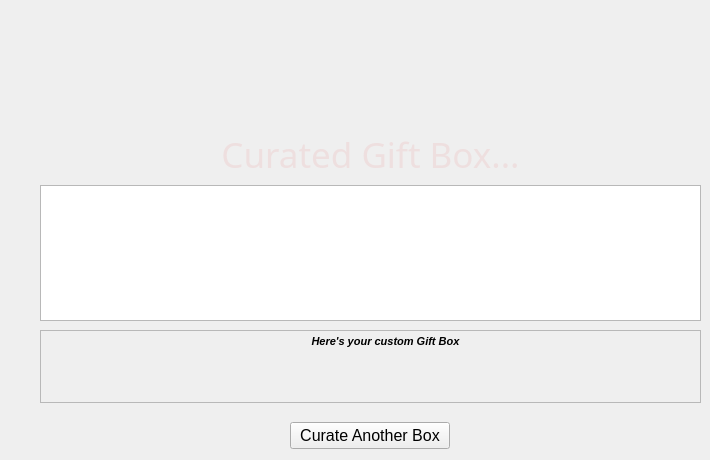
  <widget class="QWidget" name="centralwidget">
   <widget class="QWidget" name="verticalLayoutWidget">
    <property name="geometry">
     <rect>
      <x>40</x>
      <y>130</y>
      <width>661</width>
      <height>191</height>
     </rect>
    </property>
    <layout class="QVBoxLayout" name="verticalLayout">
     <property name="sizeConstraint">
      <enum>QLayout::SetNoConstraint</enum>
     </property>
     <item>
      <widget class="QLabel" name="result_label">
       <property name="palette">
        <palette>
         <active>
          <colorrole role="WindowText">
           <brush brushstyle="SolidPattern">
            <color alpha="255">
             <red>238</red>
             <green>223</green>
             <blue>223</blue>
            </color>
           </brush>
          </colorrole>
          <colorrole role="Button">
           <brush brushstyle="SolidPattern">
            <color alpha="255">
             <red>62</red>
             <green>0</green>
             <blue>3</blue>
            </color>
           </brush>
          </colorrole>
          <colorrole role="Light">
           <brush brushstyle="SolidPattern">
            <color alpha="255">
             <red>176</red>
             <green>1</green>
             <blue>7</blue>
            </color>
           </brush>
          </colorrole>
          <colorrole role="Midlight">
           <brush brushstyle="SolidPattern">
            <color alpha="255">
             <red>150</red>
             <green>1</green>
             <blue>6</blue>
            </color>
           </brush>
          </colorrole>
          <colorrole role="Dark">
           <brush brushstyle="SolidPattern">
            <color alpha="255">
             <red>113</red>
             <green>0</green>
             <blue>0</blue>
            </color>
           </brush>
          </colorrole>
          <colorrole role="Mid">
           <brush brushstyle="SolidPattern">
            <color alpha="255">
             <red>103</red>
             <green>2</green>
             <blue>3</blue>
            </color>
           </brush>
          </colorrole>
          <colorrole role="Text">
           <brush brushstyle="SolidPattern">
            <color alpha="255">
             <red>0</red>
             <green>0</green>
             <blue>0</blue>
            </color>
           </brush>
          </colorrole>
          <colorrole role="BrightText">
           <brush brushstyle="SolidPattern">
            <color alpha="255">
             <red>0</red>
             <green>0</green>
             <blue>0</blue>
            </color>
           </brush>
          </colorrole>
          <colorrole role="ButtonText">
           <brush brushstyle="SolidPattern">
            <color alpha="255">
             <red>255</red>
             <green>255</green>
             <blue>255</blue>
            </color>
           </brush>
          </colorrole>
          <colorrole role="Base">
           <brush brushstyle="SolidPattern">
            <color alpha="255">
             <red>255</red>
             <green>233</green>
             <blue>228</blue>
            </color>
           </brush>
          </colorrole>
          <colorrole role="Window">
           <brush brushstyle="SolidPattern">
            <color alpha="162">
             <red>159</red>
             <green>1</green>
             <blue>9</blue>
            </color>
           </brush>
          </colorrole>
          <colorrole role="Shadow">
           <brush brushstyle="SolidPattern">
            <color alpha="255">
             <red>0</red>
             <green>0</green>
             <blue>0</blue>
            </color>
           </brush>
          </colorrole>
          <colorrole role="Highlight">
           <brush brushstyle="SolidPattern">
            <color alpha="255">
             <red>215</red>
             <green>24</green>
             <blue>33</blue>
            </color>
           </brush>
          </colorrole>
          <colorrole role="Link">
           <brush brushstyle="SolidPattern">
            <color alpha="255">
             <red>255</red>
             <green>0</green>
             <blue>4</blue>
            </color>
           </brush>
          </colorrole>
          <colorrole role="LinkVisited">
           <brush brushstyle="SolidPattern">
            <color alpha="255">
             <red>255</red>
             <green>130</green>
             <blue>147</blue>
            </color>
           </brush>
          </colorrole>
          <colorrole role="AlternateBase">
           <brush brushstyle="SolidPattern">
            <color alpha="255">
             <red>238</red>
             <green>194</green>
             <blue>191</blue>
            </color>
           </brush>
          </colorrole>
          <colorrole role="ToolTipBase">
           <brush brushstyle="SolidPattern">
            <color alpha="255">
             <red>255</red>
             <green>217</green>
             <blue>217</blue>
            </color>
           </brush>
          </colorrole>
          <colorrole role="ToolTipText">
           <brush brushstyle="SolidPattern">
            <color alpha="255">
             <red>0</red>
             <green>0</green>
             <blue>0</blue>
            </color>
           </brush>
          </colorrole>
          <colorrole role="PlaceholderText">
           <brush brushstyle="SolidPattern">
            <color alpha="128">
             <red>0</red>
             <green>0</green>
             <blue>0</blue>
            </color>
           </brush>
          </colorrole>
         </active>
         <inactive>
          <colorrole role="WindowText">
           <brush brushstyle="SolidPattern">
            <color alpha="255">
             <red>238</red>
             <green>223</green>
             <blue>223</blue>
            </color>
           </brush>
          </colorrole>
          <colorrole role="Button">
           <brush brushstyle="SolidPattern">
            <color alpha="255">
             <red>62</red>
             <green>0</green>
             <blue>3</blue>
            </color>
           </brush>
          </colorrole>
          <colorrole role="Light">
           <brush brushstyle="SolidPattern">
            <color alpha="255">
             <red>176</red>
             <green>1</green>
             <blue>7</blue>
            </color>
           </brush>
          </colorrole>
          <colorrole role="Midlight">
           <brush brushstyle="SolidPattern">
            <color alpha="255">
             <red>150</red>
             <green>1</green>
             <blue>6</blue>
            </color>
           </brush>
          </colorrole>
          <colorrole role="Dark">
           <brush brushstyle="SolidPattern">
            <color alpha="255">
             <red>113</red>
             <green>0</green>
             <blue>0</blue>
            </color>
           </brush>
          </colorrole>
          <colorrole role="Mid">
           <brush brushstyle="SolidPattern">
            <color alpha="255">
             <red>103</red>
             <green>2</green>
             <blue>3</blue>
            </color>
           </brush>
          </colorrole>
          <colorrole role="Text">
           <brush brushstyle="SolidPattern">
            <color alpha="255">
             <red>0</red>
             <green>0</green>
             <blue>0</blue>
            </color>
           </brush>
          </colorrole>
          <colorrole role="BrightText">
           <brush brushstyle="SolidPattern">
            <color alpha="255">
             <red>0</red>
             <green>0</green>
             <blue>0</blue>
            </color>
           </brush>
          </colorrole>
          <colorrole role="ButtonText">
           <brush brushstyle="SolidPattern">
            <color alpha="255">
             <red>255</red>
             <green>255</green>
             <blue>255</blue>
            </color>
           </brush>
          </colorrole>
          <colorrole role="Base">
           <brush brushstyle="SolidPattern">
            <color alpha="255">
             <red>255</red>
             <green>233</green>
             <blue>228</blue>
            </color>
           </brush>
          </colorrole>
          <colorrole role="Window">
           <brush brushstyle="SolidPattern">
            <color alpha="162">
             <red>159</red>
             <green>1</green>
             <blue>9</blue>
            </color>
           </brush>
          </colorrole>
          <colorrole role="Shadow">
           <brush brushstyle="SolidPattern">
            <color alpha="255">
             <red>0</red>
             <green>0</green>
             <blue>0</blue>
            </color>
           </brush>
          </colorrole>
          <colorrole role="Highlight">
           <brush brushstyle="SolidPattern">
            <color alpha="255">
             <red>215</red>
             <green>24</green>
             <blue>33</blue>
            </color>
           </brush>
          </colorrole>
          <colorrole role="Link">
           <brush brushstyle="SolidPattern">
            <color alpha="255">
             <red>255</red>
             <green>0</green>
             <blue>4</blue>
            </color>
           </brush>
          </colorrole>
          <colorrole role="LinkVisited">
           <brush brushstyle="SolidPattern">
            <color alpha="255">
             <red>255</red>
             <green>130</green>
             <blue>147</blue>
            </color>
           </brush>
          </colorrole>
          <colorrole role="AlternateBase">
           <brush brushstyle="SolidPattern">
            <color alpha="255">
             <red>238</red>
             <green>194</green>
             <blue>191</blue>
            </color>
           </brush>
          </colorrole>
          <colorrole role="ToolTipBase">
           <brush brushstyle="SolidPattern">
            <color alpha="255">
             <red>255</red>
             <green>217</green>
             <blue>217</blue>
            </color>
           </brush>
          </colorrole>
          <colorrole role="ToolTipText">
           <brush brushstyle="SolidPattern">
            <color alpha="255">
             <red>0</red>
             <green>0</green>
             <blue>0</blue>
            </color>
           </brush>
          </colorrole>
          <colorrole role="PlaceholderText">
           <brush brushstyle="SolidPattern">
            <color alpha="128">
             <red>0</red>
             <green>0</green>
             <blue>0</blue>
            </color>
           </brush>
          </colorrole>
         </inactive>
         <disabled>
          <colorrole role="WindowText">
           <brush brushstyle="SolidPattern">
            <color alpha="255">
             <red>113</red>
             <green>0</green>
             <blue>0</blue>
            </color>
           </brush>
          </colorrole>
          <colorrole role="Button">
           <brush brushstyle="SolidPattern">
            <color alpha="255">
             <red>62</red>
             <green>0</green>
             <blue>3</blue>
            </color>
           </brush>
          </colorrole>
          <colorrole role="Light">
           <brush brushstyle="SolidPattern">
            <color alpha="255">
             <red>176</red>
             <green>1</green>
             <blue>7</blue>
            </color>
           </brush>
          </colorrole>
          <colorrole role="Midlight">
           <brush brushstyle="SolidPattern">
            <color alpha="255">
             <red>150</red>
             <green>1</green>
             <blue>6</blue>
            </color>
           </brush>
          </colorrole>
          <colorrole role="Dark">
           <brush brushstyle="SolidPattern">
            <color alpha="255">
             <red>113</red>
             <green>0</green>
             <blue>0</blue>
            </color>
           </brush>
          </colorrole>
          <colorrole role="Mid">
           <brush brushstyle="SolidPattern">
            <color alpha="255">
             <red>103</red>
             <green>2</green>
             <blue>3</blue>
            </color>
           </brush>
          </colorrole>
          <colorrole role="Text">
           <brush brushstyle="SolidPattern">
            <color alpha="255">
             <red>113</red>
             <green>0</green>
             <blue>0</blue>
            </color>
           </brush>
          </colorrole>
          <colorrole role="BrightText">
           <brush brushstyle="SolidPattern">
            <color alpha="255">
             <red>0</red>
             <green>0</green>
             <blue>0</blue>
            </color>
           </brush>
          </colorrole>
          <colorrole role="ButtonText">
           <brush brushstyle="SolidPattern">
            <color alpha="255">
             <red>113</red>
             <green>0</green>
             <blue>0</blue>
            </color>
           </brush>
          </colorrole>
          <colorrole role="Base">
           <brush brushstyle="SolidPattern">
            <color alpha="162">
             <red>159</red>
             <green>1</green>
             <blue>9</blue>
            </color>
           </brush>
          </colorrole>
          <colorrole role="Window">
           <brush brushstyle="SolidPattern">
            <color alpha="162">
             <red>159</red>
             <green>1</green>
             <blue>9</blue>
            </color>
           </brush>
          </colorrole>
          <colorrole role="Shadow">
           <brush brushstyle="SolidPattern">
            <color alpha="255">
             <red>0</red>
             <green>0</green>
             <blue>0</blue>
            </color>
           </brush>
          </colorrole>
          <colorrole role="Highlight">
           <brush brushstyle="SolidPattern">
            <color alpha="255">
             <red>0</red>
             <green>120</green>
             <blue>215</blue>
            </color>
           </brush>
          </colorrole>
          <colorrole role="Link">
           <brush brushstyle="SolidPattern">
            <color alpha="255">
             <red>255</red>
             <green>0</green>
             <blue>4</blue>
            </color>
           </brush>
          </colorrole>
          <colorrole role="LinkVisited">
           <brush brushstyle="SolidPattern">
            <color alpha="255">
             <red>255</red>
             <green>130</green>
             <blue>147</blue>
            </color>
           </brush>
          </colorrole>
          <colorrole role="AlternateBase">
           <brush brushstyle="SolidPattern">
            <color alpha="255">
             <red>238</red>
             <green>194</green>
             <blue>191</blue>
            </color>
           </brush>
          </colorrole>
          <colorrole role="ToolTipBase">
           <brush brushstyle="SolidPattern">
            <color alpha="255">
             <red>255</red>
             <green>217</green>
             <blue>217</blue>
            </color>
           </brush>
          </colorrole>
          <colorrole role="ToolTipText">
           <brush brushstyle="SolidPattern">
            <color alpha="255">
             <red>0</red>
             <green>0</green>
             <blue>0</blue>
            </color>
           </brush>
          </colorrole>
          <colorrole role="PlaceholderText">
           <brush brushstyle="SolidPattern">
            <color alpha="128">
             <red>0</red>
             <green>0</green>
             <blue>0</blue>
            </color>
           </brush>
          </colorrole>
         </disabled>
        </palette>
       </property>
       <property name="font">
        <font>
         <family>Lucida Calligraphy</family>
         <pointsize>26</pointsize>
        </font>
       </property>
       <property name="cursor">
        <cursorShape>ArrowCursor</cursorShape>
       </property>
       <property name="text">
        <string>&lt;html&gt;&lt;head/&gt;&lt;body&gt;&lt;p align=&quot;center&quot;&gt;Curated Gift Box...&lt;/p&gt;&lt;/body&gt;&lt;/html&gt;</string>
       </property>
       <property name="margin">
        <number>10</number>
       </property>
      </widget>
     </item>
     <item>
      <widget class="QListWidget" name="listWidget">
       <property name="font">
        <font>
         <family>MS Sans Serif</family>
         <pointsize>15</pointsize>
         <weight>75</weight>
         <bold>true</bold>
        </font>
       </property>
       <property name="movement">
        <enum>QListView::Free</enum>
       </property>
       <property name="currentRow">
        <number>-1</number>
       </property>
      </widget>
     </item>
    </layout>
   </widget>
   <widget class="QWidget" name="horizontalLayoutWidget">
    <property name="geometry">
     <rect>
      <x>290</x>
      <y>420</y>
      <width>160</width>
      <height>31</height>
     </rect>
    </property>
    <layout class="QHBoxLayout" name="horizontalLayout">
     <item>
      <widget class="QPushButton" name="backButton">
       <property name="palette">
        <palette>
         <active>
          <colorrole role="ButtonText">
           <brush brushstyle="SolidPattern">
            <color alpha="255">
             <red>0</red>
             <green>0</green>
             <blue>0</blue>
            </color>
           </brush>
          </colorrole>
          <colorrole role="Base">
           <brush brushstyle="SolidPattern">
            <color alpha="255">
             <red>238</red>
             <green>194</green>
             <blue>191</blue>
            </color>
           </brush>
          </colorrole>
          <colorrole role="AlternateBase">
           <brush brushstyle="SolidPattern">
            <color alpha="255">
             <red>218</red>
             <green>120</green>
             <blue>121</blue>
            </color>
           </brush>
          </colorrole>
          <colorrole role="ToolTipBase">
           <brush brushstyle="SolidPattern">
            <color alpha="255">
             <red>255</red>
             <green>147</green>
             <blue>125</blue>
            </color>
           </brush>
          </colorrole>
          <colorrole role="PlaceholderText">
           <brush brushstyle="SolidPattern">
            <color alpha="202">
             <red>255</red>
             <green>255</green>
             <blue>255</blue>
            </color>
           </brush>
          </colorrole>
         </active>
         <inactive>
          <colorrole role="ButtonText">
           <brush brushstyle="SolidPattern">
            <color alpha="255">
             <red>0</red>
             <green>0</green>
             <blue>0</blue>
            </color>
           </brush>
          </colorrole>
          <colorrole role="Base">
           <brush brushstyle="SolidPattern">
            <color alpha="255">
             <red>238</red>
             <green>194</green>
             <blue>191</blue>
            </color>
           </brush>
          </colorrole>
          <colorrole role="AlternateBase">
           <brush brushstyle="SolidPattern">
            <color alpha="255">
             <red>218</red>
             <green>120</green>
             <blue>121</blue>
            </color>
           </brush>
          </colorrole>
          <colorrole role="ToolTipBase">
           <brush brushstyle="SolidPattern">
            <color alpha="255">
             <red>255</red>
             <green>147</green>
             <blue>125</blue>
            </color>
           </brush>
          </colorrole>
          <colorrole role="PlaceholderText">
           <brush brushstyle="SolidPattern">
            <color alpha="202">
             <red>255</red>
             <green>255</green>
             <blue>255</blue>
            </color>
           </brush>
          </colorrole>
         </inactive>
         <disabled>
          <colorrole role="ButtonText">
           <brush brushstyle="SolidPattern">
            <color alpha="255">
             <red>113</red>
             <green>0</green>
             <blue>0</blue>
            </color>
           </brush>
          </colorrole>
          <colorrole role="Base">
           <brush brushstyle="SolidPattern">
            <color alpha="162">
             <red>159</red>
             <green>1</green>
             <blue>9</blue>
            </color>
           </brush>
          </colorrole>
          <colorrole role="AlternateBase">
           <brush brushstyle="SolidPattern">
            <color alpha="255">
             <red>218</red>
             <green>120</green>
             <blue>121</blue>
            </color>
           </brush>
          </colorrole>
          <colorrole role="ToolTipBase">
           <brush brushstyle="SolidPattern">
            <color alpha="255">
             <red>255</red>
             <green>147</green>
             <blue>125</blue>
            </color>
           </brush>
          </colorrole>
          <colorrole role="PlaceholderText">
           <brush brushstyle="SolidPattern">
            <color alpha="202">
             <red>255</red>
             <green>255</green>
             <blue>255</blue>
            </color>
           </brush>
          </colorrole>
         </disabled>
        </palette>
       </property>
       <property name="font">
        <font>
         <family>MS Sans Serif</family>
         <pointsize>12</pointsize>
        </font>
       </property>
       <property name="text">
        <string>Curate Another Box</string>
       </property>
      </widget>
     </item>
    </layout>
   </widget>
   <widget class="QWidget" name="horizontalLayoutWidget_2">
    <property name="geometry">
     <rect>
      <x>40</x>
      <y>330</y>
      <width>661</width>
      <height>73</height>
     </rect>
    </property>
    <layout class="QHBoxLayout" name="horizontalLayout_2">
     <item>
      <widget class="QTextEdit" name="description">
       <property name="enabled">
        <bool>false</bool>
       </property>
       <property name="sizePolicy">
        <sizepolicy hsizetype="Maximum" vsizetype="Maximum">
         <horstretch>0</horstretch>
         <verstretch>0</verstretch>
        </sizepolicy>
       </property>
       <property name="maximumSize">
        <size>
         <width>4000</width>
         <height>4000</height>
        </size>
       </property>
       <property name="baseSize">
        <size>
         <width>4000</width>
         <height>4000</height>
        </size>
       </property>
       <property name="palette">
        <palette>
         <active>
          <colorrole role="WindowText">
           <brush brushstyle="SolidPattern">
            <color alpha="255">
             <red>238</red>
             <green>223</green>
             <blue>223</blue>
            </color>
           </brush>
          </colorrole>
          <colorrole role="Light">
           <brush brushstyle="SolidPattern">
            <color alpha="187">
             <red>176</red>
             <green>1</green>
             <blue>7</blue>
            </color>
           </brush>
          </colorrole>
          <colorrole role="Dark">
           <brush brushstyle="SolidPattern">
            <color alpha="255">
             <red>0</red>
             <green>0</green>
             <blue>0</blue>
            </color>
           </brush>
          </colorrole>
          <colorrole role="Text">
           <brush brushstyle="SolidPattern">
            <color alpha="255">
             <red>0</red>
             <green>0</green>
             <blue>0</blue>
            </color>
           </brush>
          </colorrole>
          <colorrole role="ButtonText">
           <brush brushstyle="SolidPattern">
            <color alpha="255">
             <red>255</red>
             <green>255</green>
             <blue>255</blue>
            </color>
           </brush>
          </colorrole>
          <colorrole role="Highlight">
           <brush brushstyle="SolidPattern">
            <color alpha="255">
             <red>158</red>
             <green>34</green>
             <blue>34</blue>
            </color>
           </brush>
          </colorrole>
          <colorrole role="PlaceholderText">
           <brush brushstyle="SolidPattern">
            <color alpha="255">
             <red>0</red>
             <green>0</green>
             <blue>0</blue>
            </color>
           </brush>
          </colorrole>
         </active>
         <inactive>
          <colorrole role="WindowText">
           <brush brushstyle="SolidPattern">
            <color alpha="255">
             <red>238</red>
             <green>223</green>
             <blue>223</blue>
            </color>
           </brush>
          </colorrole>
          <colorrole role="Light">
           <brush brushstyle="SolidPattern">
            <color alpha="187">
             <red>176</red>
             <green>1</green>
             <blue>7</blue>
            </color>
           </brush>
          </colorrole>
          <colorrole role="Dark">
           <brush brushstyle="SolidPattern">
            <color alpha="255">
             <red>0</red>
             <green>0</green>
             <blue>0</blue>
            </color>
           </brush>
          </colorrole>
          <colorrole role="Text">
           <brush brushstyle="SolidPattern">
            <color alpha="255">
             <red>0</red>
             <green>0</green>
             <blue>0</blue>
            </color>
           </brush>
          </colorrole>
          <colorrole role="ButtonText">
           <brush brushstyle="SolidPattern">
            <color alpha="255">
             <red>255</red>
             <green>255</green>
             <blue>255</blue>
            </color>
           </brush>
          </colorrole>
          <colorrole role="Highlight">
           <brush brushstyle="SolidPattern">
            <color alpha="255">
             <red>158</red>
             <green>34</green>
             <blue>34</blue>
            </color>
           </brush>
          </colorrole>
          <colorrole role="PlaceholderText">
           <brush brushstyle="SolidPattern">
            <color alpha="255">
             <red>0</red>
             <green>0</green>
             <blue>0</blue>
            </color>
           </brush>
          </colorrole>
         </inactive>
         <disabled>
          <colorrole role="WindowText">
           <brush brushstyle="SolidPattern">
            <color alpha="255">
             <red>0</red>
             <green>0</green>
             <blue>0</blue>
            </color>
           </brush>
          </colorrole>
          <colorrole role="Light">
           <brush brushstyle="SolidPattern">
            <color alpha="187">
             <red>176</red>
             <green>1</green>
             <blue>7</blue>
            </color>
           </brush>
          </colorrole>
          <colorrole role="Dark">
           <brush brushstyle="SolidPattern">
            <color alpha="255">
             <red>0</red>
             <green>0</green>
             <blue>0</blue>
            </color>
           </brush>
          </colorrole>
          <colorrole role="Text">
           <brush brushstyle="SolidPattern">
            <color alpha="255">
             <red>0</red>
             <green>0</green>
             <blue>0</blue>
            </color>
           </brush>
          </colorrole>
          <colorrole role="ButtonText">
           <brush brushstyle="SolidPattern">
            <color alpha="255">
             <red>0</red>
             <green>0</green>
             <blue>0</blue>
            </color>
           </brush>
          </colorrole>
          <colorrole role="Highlight">
           <brush brushstyle="SolidPattern">
            <color alpha="255">
             <red>0</red>
             <green>120</green>
             <blue>215</blue>
            </color>
           </brush>
          </colorrole>
          <colorrole role="PlaceholderText">
           <brush brushstyle="SolidPattern">
            <color alpha="255">
             <red>0</red>
             <green>0</green>
             <blue>0</blue>
            </color>
           </brush>
          </colorrole>
         </disabled>
        </palette>
       </property>
       <property name="font">
        <font>
         <family>MS Sans Serif</family>
         <pointsize>8</pointsize>
         <weight>75</weight>
         <italic>true</italic>
         <bold>true</bold>
        </font>
       </property>
       <property name="autoFillBackground">
        <bool>true</bool>
       </property>
       <property name="frameShadow">
        <enum>QFrame::Raised</enum>
       </property>
       <property name="readOnly">
        <bool>true</bool>
       </property>
       <property name="html">
        <string>&lt;!DOCTYPE HTML PUBLIC &quot;-//W3C//DTD HTML 4.0//EN&quot; &quot;http://www.w3.org/TR/REC-html40/strict.dtd&quot;&gt;
&lt;html&gt;&lt;head&gt;&lt;meta name=&quot;qrichtext&quot; content=&quot;1&quot; /&gt;&lt;style type=&quot;text/css&quot;&gt;
p, li { white-space: pre-wrap; }
&lt;/style&gt;&lt;/head&gt;&lt;body style=&quot; font-family:'MS Sans Serif'; font-size:8pt; font-weight:600; font-style:italic;&quot;&gt;
&lt;p align=&quot;center&quot; dir='rtl' style=&quot; margin-top:70px; margin-bottom:0px; margin-left:30px; margin-right:0px; -qt-block-indent:0; text-indent:0px;&quot;&gt;Here's your custom Gift Box&lt;/p&gt;&lt;/body&gt;&lt;/html&gt;</string>
       </property>
       <property name="overwriteMode">
        <bool>true</bool>
       </property>
       <property name="tabStopWidth">
        <number>89</number>
       </property>
       <property name="cursorWidth">
        <number>12</number>
       </property>
       <property name="placeholderText">
        <string>Here's your custom Gift Box based on your interests.</string>
       </property>
      </widget>
     </item>
    </layout>
   </widget>
  </widget>
